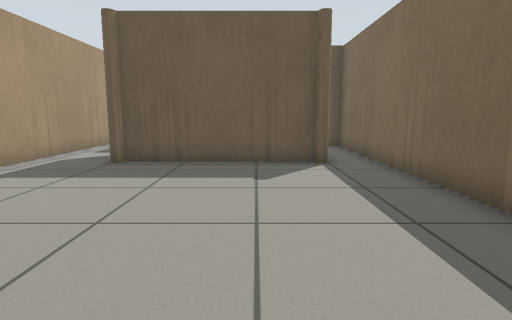
View 1 (above)

18 first-person views from a walk through a Gazebo world. The camera is 0.68 m above the floor, tilts 8° down and sees 75° across. The floor is counted in squares, 0.5 m on a side. Each view is taken from the middle of a square. On the plan, view 1 faces up. The plan holds only what a view shows up to about 15 squares ahead; the rest is blank. The place goes on beyond the plan.

View 2
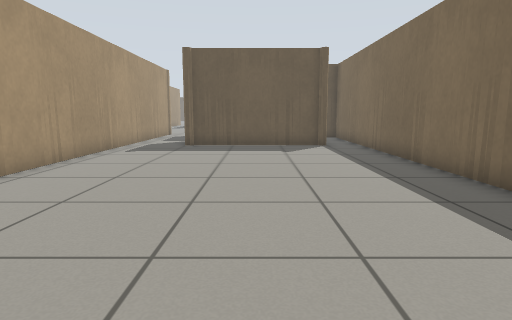

View 3
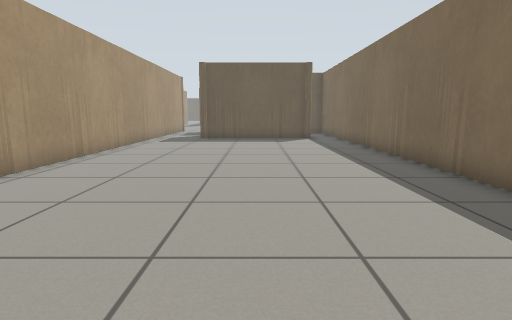

View 4
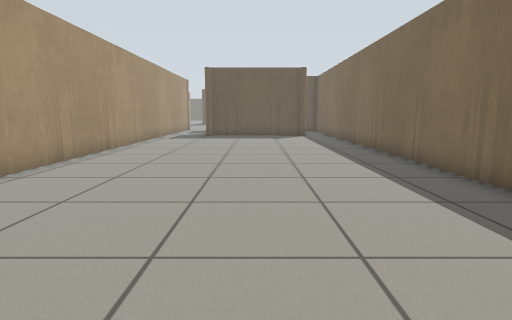

View 5
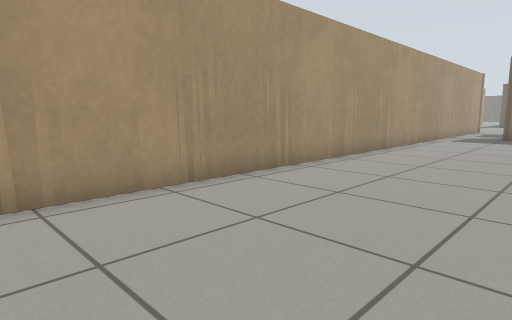

View 6
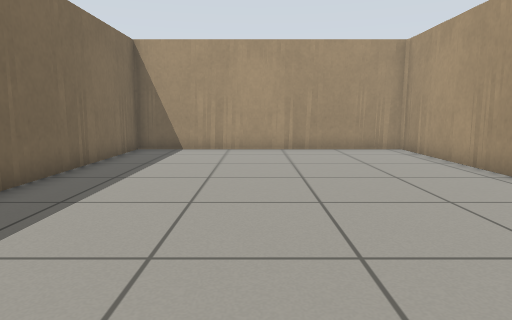

View 7
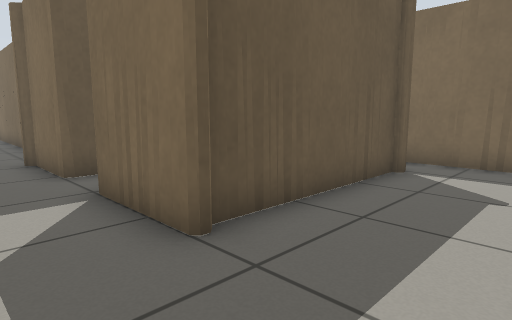

View 8
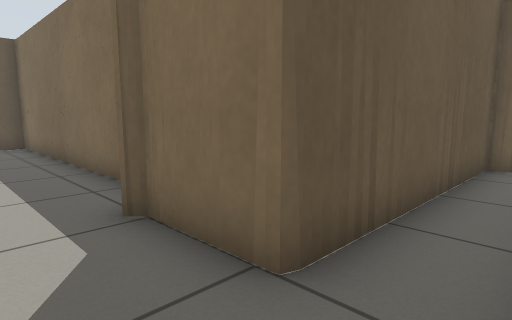

View 9
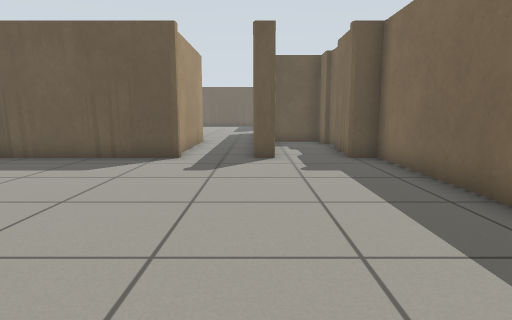

View 10
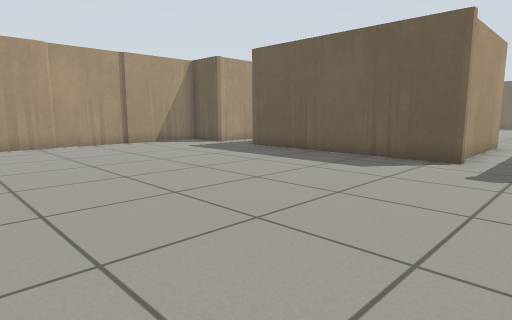

View 11
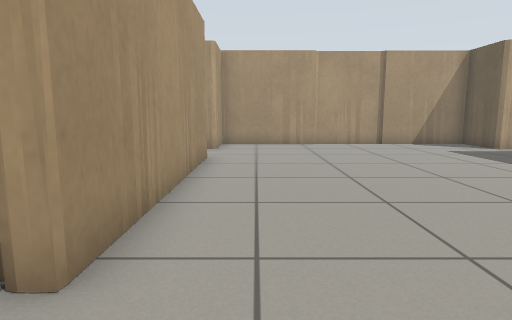

View 12
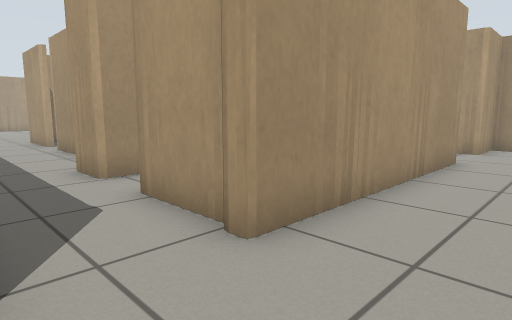

View 13
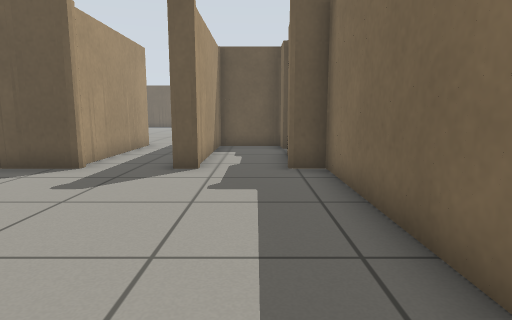

View 14
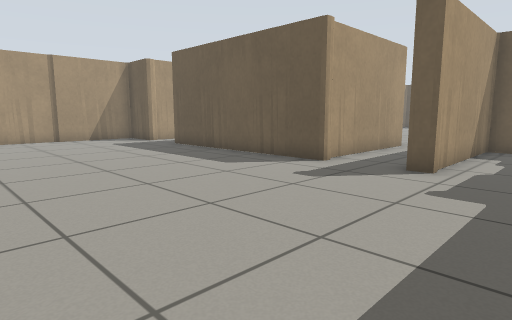

View 15
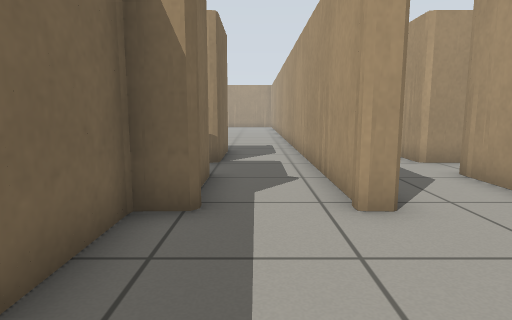

View 16
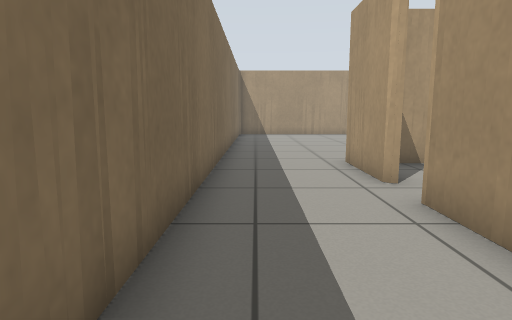

View 17
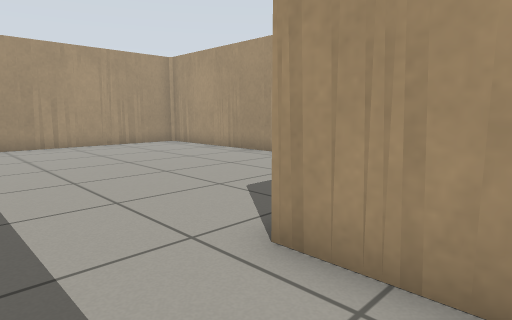

View 18
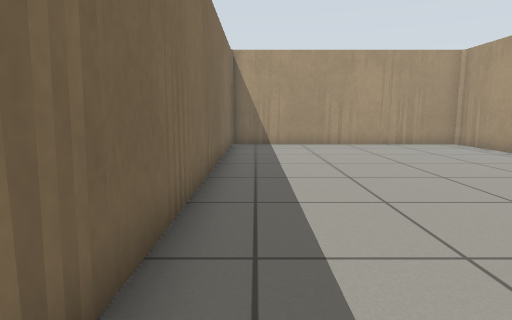

### Floor plan
Points are (right, up) in squares from view 1. A wall is a line through its corners. A room is listed if a view was taken in it or the views show most of it. See-through windows are left out.
Room 1 (views 1, 2, 3, 4, 5, 6, 7, 8)
walls: (1.8, 9.2) (-4, 9.2) (-4, 11.7); (3.5, 10.9) (3.5, 13.7) (-4, 13.7) (-4, 16.1); (-6.5, 16.5) (-6.5, -11.6) (3.5, -11.6) (3.5, 10)
ways out: opening at (-5.5, 17) to room 2
Room 2 (views 9, 10, 11, 12, 13, 14, 15)
walls: (-9.4, 27.1) (-17.4, 27.1); (-19.6, 27.1) (-21.7, 27.1) (-21.7, 23.5); (-6.5, 27.7) (-6.4, 27.1) (-7.1, 27.1); (-17.3, 16.5) (-9.5, 16.5); (-21.9, 23.5) (-21.9, 20.8); (-21.7, 20.5) (-21.7, 16.5) (-19.8, 16.5); (-7, 16.5) (-6.5, 16.5); (-4, 28.1) (-4, 29.7); (-9.6, 33.3) (-9.6, 27.8); (-3.7, 30.8) (-3.7, 31.6); (-4.1, 16.5) (-3.3, 16.5) (-3.3, 27.1) (-4.1, 27.1); (-4, 31.9) (-4, 32.9) (-6.5, 32.9) (-6.5, 27.1)
ways out: opening at (-5.5, 17) to room 1; opening at (-8.5, 17) to room 3; opening at (-18.5, 16)
Room 3 (views 16, 17, 18)
walls: (-10.5, 3.5) (-10.5, 0.6); (-16.8, -4.9) (-16.8, -11.6) (-7, -11.6) (-7, 8.8); (-10.5, 7.1) (-10.5, 5.1); (-10.8, 11.9) (-9.6, 11.9) (-9.6, 10.4); (-9.6, 16) (-9.6, 13.6); (-9.4, 16.2) (-9.5, 15.7)
ways out: opening at (-8.5, 17) to room 2; opening at (-11, 4)

Positions as (right, up) in squares from view 1, and headings:
1: (0, 0), facing up
2: (-1, -5), facing up
3: (-1, -9), facing up
4: (-1, -11), facing up
5: (-1, -11), facing up-left
6: (-1, 1), facing down
7: (-6, 6), facing up-right
8: (-6, 12), facing up-right
9: (-7, 17), facing up
10: (-7, 17), facing up-left
11: (-7, 18), facing left
12: (-7, 19), facing down-left
13: (-5, 19), facing up
14: (-4, 19), facing up-left
15: (-5, 21), facing down
16: (-8, 10), facing down
17: (-8, 3), facing down-left
18: (-8, 3), facing down
